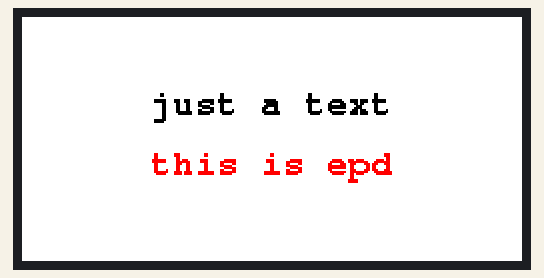
Recording of a program running on a simulated ESP32. Shown: 250×122 colour display. What the program prints to the serial monitor is not drawn.

Above: at 15.1 s.
At 30.1 s:
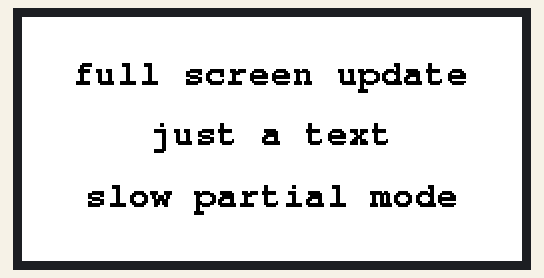

The program:

main.cpp
```cpp
// base class GxEPD2_GFX can be used to pass references or pointers to the display instance as parameter, uses ~1.2k more code
// enable or disable GxEPD2_GFX base class
#define ENABLE_GxEPD2_GFX 0

//#include <GxEPD2_BW.h>
#include <GxEPD2_3C.h>
#include <Fonts/FreeMonoBold9pt7b.h>

// ESP32 SS=5,SCL(SCK)=18,SDA(MOSI)=23,BUSY=15,RST=2,DC=0
// atom ESP32 CS/SS=22,SCL(SCK)=23,SDA(MOSI)=19,BUSY=32,RST=25,DC=21
#define CS 22
#define MOSI 19
#define SCK  23
#define MISO  33

#define  DC  21
#define RST 25
#define BSY  32

// 2.13'' EPD Module
//GxEPD2_BW<GxEPD2_213_BN, GxEPD2_213_BN::HEIGHT> display(GxEPD2_213_BN(/*CS=5*/ 5, /*DC=*/ 0, /*RST=*/ 2, /*BUSY=*/ 15)); // DEPG0213BN 122x250, SSD1680
GxEPD2_3C<GxEPD2_213_Z98c, GxEPD2_213_Z98c::HEIGHT> display(GxEPD2_213_Z98c(/*CS=5*/ CS, /*DC=*/ DC, /*RST=*/ RST, /*BUSY=*/ BSY)); // GDEY0213Z98 122x250, SSD1680

// 2.9'' EPD Module
//GxEPD2_BW<GxEPD2_290_BS, GxEPD2_290_BS::HEIGHT> display(GxEPD2_290_BS(/*CS=5*/ 5, /*DC=*/ 0, /*RST=*/ 2, /*BUSY=*/ 15)); // DEPG0290BS 128x296, SSD1680
//GxEPD2_3C<GxEPD2_290_C90c, GxEPD2_290_C90c::HEIGHT> display(GxEPD2_290_C90c(/*CS=5*/ 5, /*DC=*/ 0, /*RST=*/ 2, /*BUSY=*/ 15)); // GDEM029C90 128x296, SSD1680


const char HelloWorld[] = "just a text";
const char HelloWeACtStudio[] = "this is epd";

void helloWorld()
{
  display.setRotation(1);
  display.setFont(&FreeMonoBold9pt7b);
  display.setTextColor(GxEPD_BLACK);
  int16_t tbx, tby; uint16_t tbw, tbh;
  display.getTextBounds(HelloWorld, 0, 0, &tbx, &tby, &tbw, &tbh);
  // center the bounding box by transposition of the origin:
  uint16_t x = ((display.width() - tbw) / 2) - tbx;
  uint16_t y = ((display.height() - tbh) / 2) - tby;
  display.setFullWindow();
  display.firstPage();
  do
  {
    display.fillScreen(GxEPD_WHITE);
    display.setCursor(x, y-tbh);
    display.print(HelloWorld);
    display.setTextColor(display.epd2.hasColor ? GxEPD_RED : GxEPD_BLACK);
    display.getTextBounds(HelloWeACtStudio, 0, 0, &tbx, &tby, &tbw, &tbh);
    x = ((display.width() - tbw) / 2) - tbx;
    display.setCursor(x, y+tbh);
    display.print(HelloWeACtStudio);
  }
  while (display.nextPage());
}

void helloFullScreenPartialMode()
{
  Serial.println("helloFullScreenPartialMode");
  const char fullscreen[] = "full screen update";
  const char fpm[] = "fast partial mode";
  const char spm[] = "slow partial mode";
  const char npm[] = "no partial mode";
  display.setPartialWindow(0, 0, display.width(), display.height());
  display.setRotation(1);
  display.setFont(&FreeMonoBold9pt7b);
  if (display.epd2.WIDTH < 104) display.setFont(0);
  display.setTextColor(GxEPD_BLACK);
  const char* updatemode;
  if (display.epd2.hasFastPartialUpdate)
  {
    updatemode = fpm;
  }
  else if (display.epd2.hasPartialUpdate)
  {
    updatemode = spm;
  }
  else
  {
    updatemode = npm;
  }
  // do this outside of the loop
  int16_t tbx, tby; uint16_t tbw, tbh;
  // center update text
  display.getTextBounds(fullscreen, 0, 0, &tbx, &tby, &tbw, &tbh);
  uint16_t utx = ((display.width() - tbw) / 2) - tbx;
  uint16_t uty = ((display.height() / 4) - tbh / 2) - tby;
  // center update mode
  display.getTextBounds(updatemode, 0, 0, &tbx, &tby, &tbw, &tbh);
  uint16_t umx = ((display.width() - tbw) / 2) - tbx;
  uint16_t umy = ((display.height() * 3 / 4) - tbh / 2) - tby;
  // center HelloWorld
  display.getTextBounds(HelloWorld, 0, 0, &tbx, &tby, &tbw, &tbh);
  uint16_t hwx = ((display.width() - tbw) / 2) - tbx;
  uint16_t hwy = ((display.height() - tbh) / 2) - tby;
  display.firstPage();
  do
  {
    display.fillScreen(GxEPD_WHITE);
    display.setCursor(hwx, hwy);
    display.print(HelloWorld);
    display.setCursor(utx, uty);
    display.print(fullscreen);
    display.setCursor(umx, umy);
    display.print(updatemode);
  }
  while (display.nextPage());
  Serial.println("helloFullScreenPartialMode done");
}

void showPartialUpdate()
{
  // some useful background
  helloWorld();
  // use asymmetric values for test
  uint16_t box_x = 10;
  uint16_t box_y = 15;
  uint16_t box_w = 70;
  uint16_t box_h = 20;
  uint16_t cursor_y = box_y + box_h - 6;
  if (display.epd2.WIDTH < 104) cursor_y = box_y + 6;
  float value = 13.95;
  uint16_t incr = display.epd2.hasFastPartialUpdate ? 1 : 3;
  display.setFont(&FreeMonoBold9pt7b);
  if (display.epd2.WIDTH < 104) display.setFont(0);
  display.setTextColor(GxEPD_BLACK);
  // show where the update box is
  for (uint16_t r = 0; r < 4; r++)
  {
    display.setRotation(r);
    display.setPartialWindow(box_x, box_y, box_w, box_h);
    display.firstPage();
    do
    {
      display.fillRect(box_x, box_y, box_w, box_h, GxEPD_BLACK);
      //display.fillScreen(GxEPD_BLACK);
    }
    while (display.nextPage());
    delay(2000);
    display.firstPage();
    do
    {
      display.fillRect(box_x, box_y, box_w, box_h, GxEPD_WHITE);
    }
    while (display.nextPage());
    delay(1000);
  }
  //return;
  // show updates in the update box
  for (uint16_t r = 0; r < 4; r++)
  {
    display.setRotation(r);
    display.setPartialWindow(box_x, box_y, box_w, box_h);
    for (uint16_t i = 1; i <= 10; i += incr)
    {
      display.firstPage();
      do
      {
        display.fillRect(box_x, box_y, box_w, box_h, GxEPD_WHITE);
        display.setCursor(box_x, cursor_y);
        display.print(value * i, 2);
      }
      while (display.nextPage());
      delay(500);
    }
    delay(1000);
    display.firstPage();
    do
    {
      display.fillRect(box_x, box_y, box_w, box_h, GxEPD_WHITE);
    }
    while (display.nextPage());
    delay(1000);
  }
}
void setup()
{
  Serial.begin(9600);
  display.init(9600,true,50,false);
  Serial.println("setup display");

  helloWorld();
  helloFullScreenPartialMode();
  delay(1000);
  if (display.epd2.hasFastPartialUpdate)
  {
    showPartialUpdate();
    delay(5000);
  }
  display.hibernate();
}

void loop() {
  // put your main code here, to run repeatedly:
}
```
